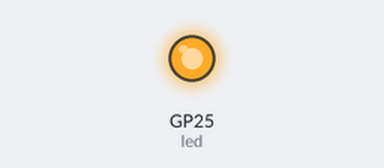
A program run on a simulated Raspberry Pi Pico running MicroPython. Shown: output pins drawn as LEDs (lit = HIGH). At 6.0 s the program stops and its outputs stay as they are.

Above: at 0.1 s.
At 5.9 s:
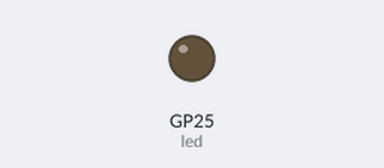
Timing chart, 0 to 7.4 s (numbered marks = the images above):
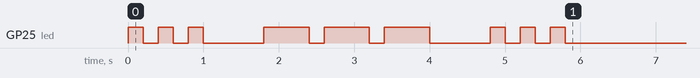

The program:

morse_code.py
```python
from machine import Pin
import utime

led = Pin(25, Pin.OUT)

def morse_dot():
    led.on()
    utime.sleep(0.2)
    led.off()
    utime.sleep(0.2)

def morse_dash():
    led.on()
    utime.sleep(0.6)
    led.off()
    utime.sleep(0.2)

def morse_letter_pause():
    utime.sleep(0.6)

# Ejemplo: S = •••, O = –––
def sos():
    for _ in range(3): morse_dot()
    morse_letter_pause()
    for _ in range(3): morse_dash()
    morse_letter_pause()
    for _ in range(3): morse_dot()

sos()
```
